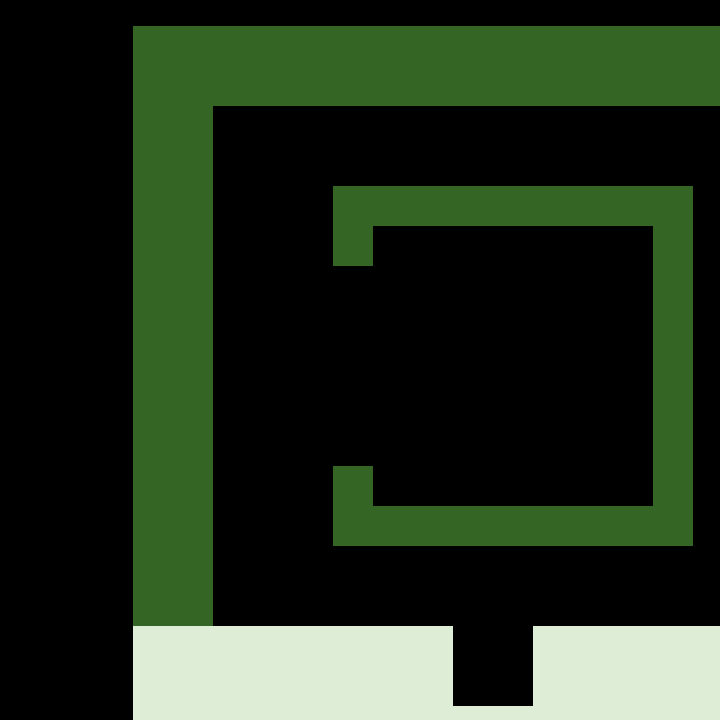

Below is a game level as drawn by its tile map, then a one-line description and the .tmx file that defines it, in full:
An orthogonal 18x18 tile map with 40x40 px tiles, 1 tile layer (WallLayer).

<map version="1.0" orientation="orthogonal" renderorder="right-down" width="18" height="18" tilewidth="40" tileheight="40" nextobjectid="1">
 <tileset firstgid="1" name="background" tilewidth="40" tileheight="40" tilecount="16" columns="2">
  <image source="./tilemap.png" width="80" height="80" />
 </tileset>
 <layer name="WallLayer" width="18" height="18" offsetx="133" offsety="26">
  <data encoding="csv">
1,1,1,1,1,1,1,1,1,1,1,1,1,1,1,1,1,1,
1,1,1,1,1,1,1,1,1,1,1,1,1,1,1,1,1,1,
1,1,0,0,0,0,0,0,0,0,0,0,0,0,0,0,1,1,
1,1,0,0,0,0,0,0,0,0,0,0,0,0,0,0,1,1,
1,1,0,0,0,1,1,1,1,1,1,1,1,1,0,0,1,1,
1,1,0,0,0,1,0,0,0,0,0,0,0,1,0,0,1,1,
1,1,0,0,0,0,0,0,0,0,0,0,0,1,0,0,1,1,
1,1,0,0,0,0,0,0,0,0,0,0,0,1,0,0,1,1,
1,1,0,0,0,0,0,0,0,0,0,0,0,1,0,0,1,1,
1,1,0,0,0,0,0,0,0,0,0,0,0,1,0,0,1,1,
1,1,0,0,0,0,0,0,0,0,0,0,0,1,0,0,1,1,
1,1,0,0,0,1,0,0,0,0,0,0,0,1,0,0,1,1,
1,1,0,0,0,1,1,1,1,1,1,1,1,1,0,0,1,1,
1,1,0,0,0,0,0,0,0,0,0,0,0,0,0,0,1,1,
1,1,0,0,0,0,0,0,0,0,0,0,0,0,0,0,1,1,
4,4,4,4,4,4,4,4,0,0,4,4,4,4,4,4,4,4,
4,4,4,4,4,4,4,4,0,0,4,4,4,4,4,4,4,4,
4,4,4,4,4,4,4,4,4,4,4,4,4,4,4,4,4,4
</data>
 </layer>
</map>